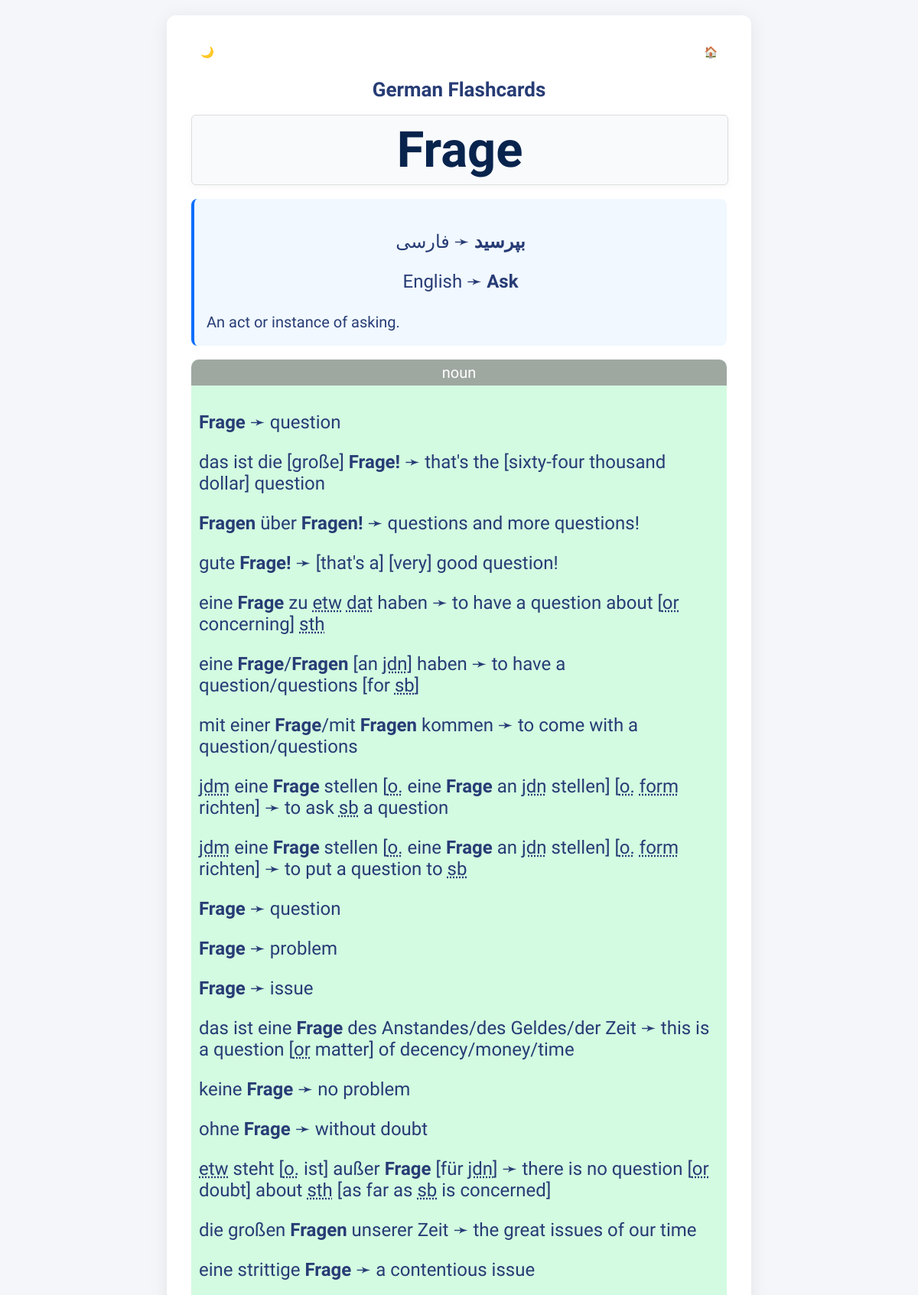
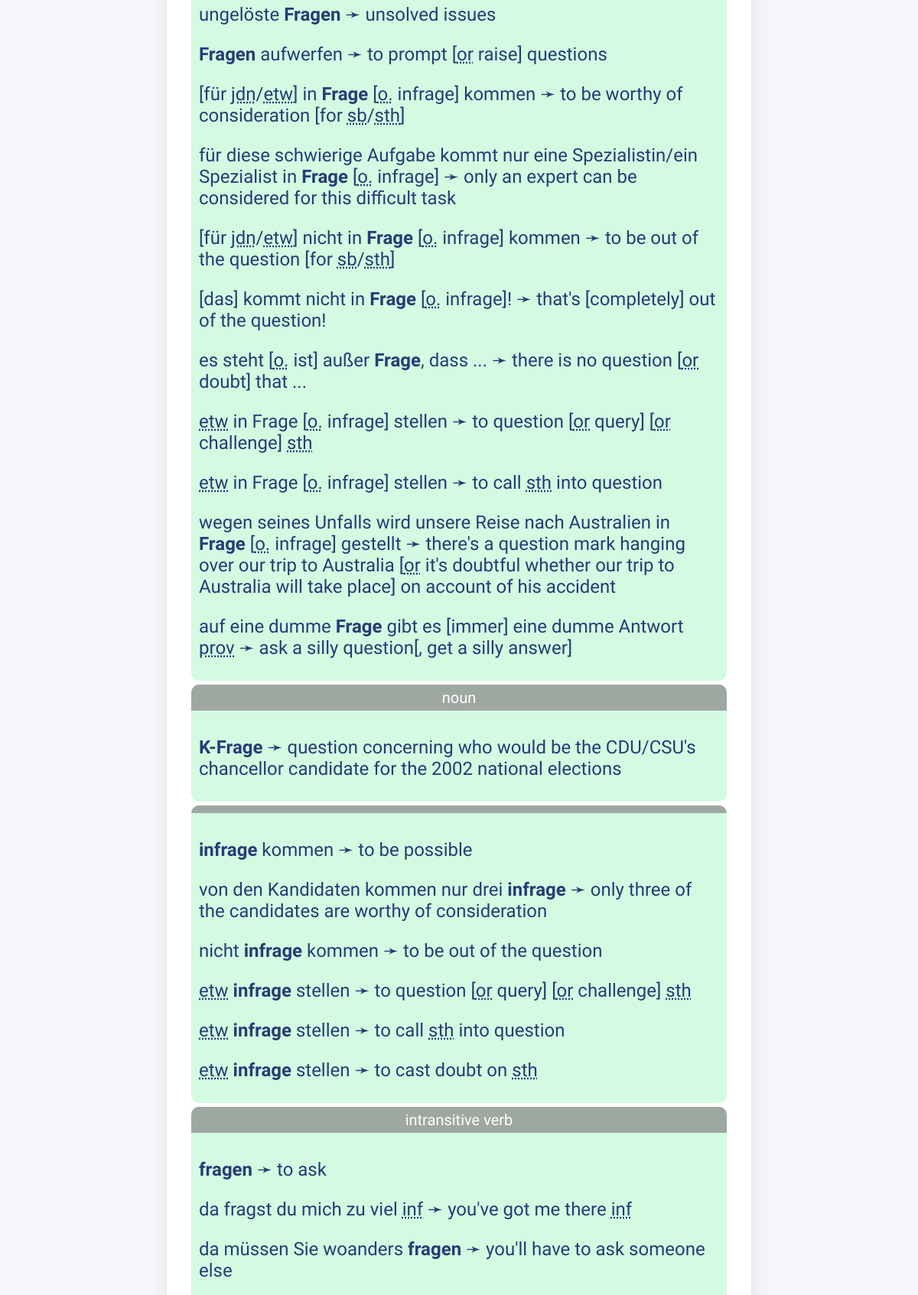
The page /view/18 (upper part) on the database its author committed (2 pictures, top to bottom).
### tables this page shows
CREATE TABLE flashcards (
                id INTEGER PRIMARY KEY AUTOINCREMENT,
                german TEXT NOT NULL,
                english TEXT,
                persian TEXT,
                definition TEXT,
                pons TEXT,
                coef INTEGER,
                after TEXT
            );

### main.py (the view)
@app.route("/view/<int:card_id>")
def view(card_id):
    with sqlite3.connect(DB_PATH) as conn:
        c = conn.cursor()
        c.execute(f"SELECT * FROM flashcards WHERE id='{card_id}'")
        card = c.fetchone()
        if card is None:
            card = (0, "", "", "", "", "{}", 1, "")
    return render_template(
        "view.html",
        card={
            "id": card[0],
            "de": card[1],
            "en": card[2],
            "fa": card[3],
            "tx": card[4],
        },
        pons=json.loads(card[5]),
    )

### templates/view.html (shortened to what this page needs)
{% extends 'base.html' %}
{% block container %}
<h1>German Flashcards</h1>
<div class="flashcard" id="flashcard" onclick="showDetails()">
  {{ card.de }}
</div>
<div class="details" id="details" style="display:block;">
  <div class="translations">
    <p class="persian"><strong>{{ card.fa }}</strong> &#10139 فارسی </p>
    <p class="english">English &#10139 <strong>{{ card.en }}</strong></p>
    <small class="defenitions">{{ card.tx }}</small>
  </div>
  {% for lang in pons %}
    {% for hit in lang.hits %}
      <div>
      {% for rom in hit.roms %}
        <div class="def-entry">
        <small class="def-entry-heading">{{rom.wordclass}}</small>
        <div class="def-entry-body">
          {% for arb in rom.arabs %}
            {% for trn in arb.translations %}
              <p>
                <span>{{trn.source|safe}} &#10139</span>
                <span>{{trn.target|safe}}</span>
              </p>
            {% endfor %}
          {% endfor %}
        </div>
        </div>
      {% endfor %}
      </div>
    {% endfor %}
  {% endfor %}
</div>
{% endblock container %}

### static/style.css (style rules this page uses)
body { font-family: "Vazirmatn", sans-serif; font-size: small; background: var(--bg-color); margin: 0; padding: 10px; color: var(--text-color); transition: background 0.3s, color 0.3s; display: flex; flex-direction: column; }
:root { --bg-color: #f5f6fa; --container-bg: #fff; --text-color: #273c75; --h1-color: #273c75; --input-border: #dcdde1; --button-bg: #44bd32; --button-hover: #3c219c; --button-active: #94008a; --table-border: #f1f2f6; --th-bg: #f1f2f6; --th-color: #353b48; --practice-link-color: #273c75; --practice-link-hover: #0097e6; --flashcard-bg: #f8fafc; --flashcard-border: #dcdde1; --flashcard-color: #08244dff; --flashcard-hover-bg: #45bd321a; --translations-bg: #f1f8ff; --translations-border: #0d6efd; --nav-button-bg: #0d6efd; --back-link-color: #0d6efd; --back-link-hover: #0a58ca; --def-entry-bg: #b5f8cd98; --def-heading-bg: #9fa7a1ff; --timer-color: #333; --status-color: #353b48; }
h1 { text-align: center; color: var(--h1-color); }
.flashcard { background: var(--flashcard-bg); border: 1px solid var(--flashcard-border); border-radius: 6px; outline: none; width: 100%; min-height: 90px; display: flex; align-items: center; justify-content: center; font-size: 5em; font-weight: bolder; color: var(--flashcard-color); cursor: pointer; margin-bottom: 18px; transition: box-shadow 0.2s; box-shadow: 0 2px 8px rgba(169, 192, 172, 0.13); user-select: none; }
.details { width: 100%; display: none; padding: 0; margin: 0; margin-top: 10px; font-size: x-large; }
.translations { border-left: 4px solid var(--translations-border); background: var(--translations-bg); color: var(--text-color); border-radius: 8px; padding: 18px 16px; margin-bottom: 18px; }
.def-entry { border-radius: 10px; background-color: var(--def-entry-bg); }
.def-entry-heading { border-radius: 10px 10px 0 0; background-color: var(--def-heading-bg); display: block; text-align: center; width: 100%; padding: 5px 0; color: white; }
.def-entry-body { padding: 5px; margin: 5px; }
.persian { text-align: center; }
.english { text-align: center; }

### rows shown on the page
flashcards: de "Frage", fa "بپرسید", en "Ask", tx "An act or instance of asking.", source "jdm eine Frage stellen [ o. eine Frage an jdn stellen] [ o. form richten]", target "to ask sb a question", target "to put a question to sb"

### other values the page prints
{{ rom.wordclass }} "noun" "noun" "intransitive verb"
{{ trn.source|safe }} "Frage" "das ist die [große] Frage!" "Fragen über Fragen!" "gute Frage!" "eine Frage zu etw dat haben" "eine Frage / Fragen [an jdn ] haben" "mit einer Frage /mit Fragen kommen" "Frage" "Frage" "Frage" "das ist eine Frage des Anstandes/des Geldes/der Zeit" "keine Frage" "ohne Frage" "etw steht [ o. ist] außer Frage [für jdn ]" "die großen Fragen unserer Zeit" "eine strittige Frage" "ungelöste Fragen" "Fragen aufwerfen" "[für jdn / etw ] in Frage [ o. infrage] kommen" "für diese schwierige Aufgabe kommt nur eine Spezialistin/ein Spezialist in Frage [ o. infrage]" "[für jdn / etw ] nicht in Frage [ o. infrage] kommen" "[das] kommt nicht in Frage [ o. infrage] !" "es steht [ o. ist] außer Frage , dass ..." "etw in Frage [ o. infrage] stellen" "etw in Frage [ o. infrage] stellen" "wegen seines Unfalls wird unsere Reise nach Australien in Frage [ o. infrage] gestellt" "auf eine dumme Frage gibt es [immer] eine dumme Antwort prov" "K-Frage" "infrage kommen" "von den Kandidaten kommen nur drei infrage" "nicht infrage kommen" "etw infrage stellen" "etw infrage stellen" "etw infrage stellen" "fragen" "da fragst du mich zu viel inf" "da müssen Sie woanders fragen"
{{ trn.target|safe }} "question" "that's the [sixty-four thousand dollar] question" "questions and more questions!" "[that's a] [very] good question!" "to have a question about [ or concerning] sth" "to have a question/questions [for sb ]" "to come with a question/questions" "question" "problem" "issue" "this is a question [ or matter] of decency/money/time" "no problem" "without doubt" "there is no question [ or doubt] about sth [as far as sb is concerned]" "the great issues of our time" "a contentious issue" "unsolved issues" "to prompt [ or raise] questions" "to be worthy of consideration [for sb / sth ]" "only an expert can be considered for this difficult task" "to be out of the question [for sb / sth ]" "that's [completely] out of the question!" "there is no question [ or doubt] that ..." "to question [ or query] [ or challenge] sth" "to call sth into question" "there's a question mark hanging over our trip to Australia [ or it's doubtful whether our trip to Australia will take place] on account of his accident" "ask a silly question[, get a silly answer]" "question concerning who would be the CDU/CSU's chancellor candidate for the 2002 national elections" "to be possible" "only three of the candidates are worthy of consideration" "to be out of the question" "to question [ or query] [ or challenge] sth" "to call sth into question" "to cast doubt on sth" "to ask" "you've got me there inf" "you'll have to ask someone else"
